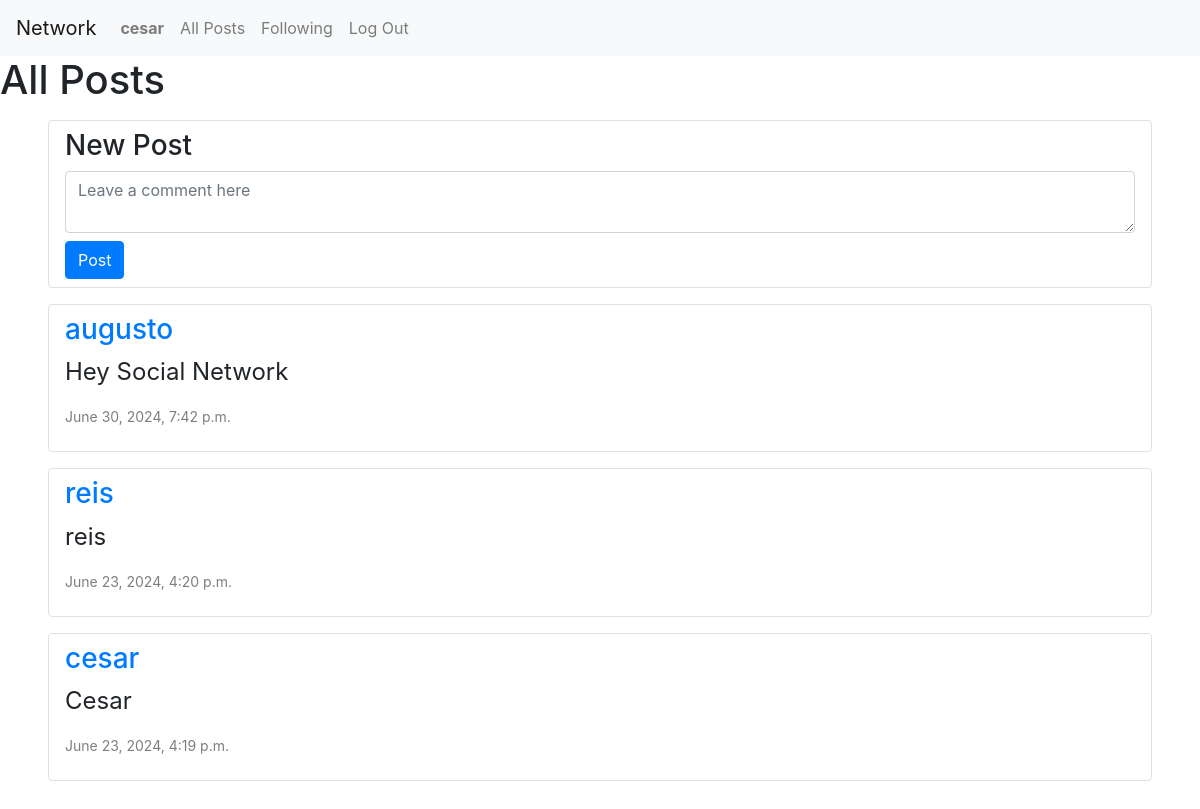
/ (signed in), run on the app's committed database.
### network/models.py (models this page shows, shortened)
class User(AbstractUser):
    pass

class Post(models.Model):
    content = models.CharField(max_length=140)
    author = models.ForeignKey(User, on_delete=models.CASCADE, related_name="author")
    date = models.DateTimeField(auto_now_add=True)

### network/views.py (the view)
# urls.py: path("", views.index, name="index"),
def index(request):
    allPosts = Post.objects.all().order_by("id").reverse()
    paginator = Paginator(allPosts, 10)
    allPosts = paginator.get_page(request.GET.get('page'))
    return render(request, "network/index.html",{
        "allPosts": allPosts,
    })

### network/templates/network/index.html (shortened to what this page needs)
{% extends 'network/layout.html' %}
{% block body %}
  <h1>All Posts</h1>
  {% if user.is_authenticated %}
    <form action="{% url 'new_post' %}" method="post">
      <div class="rounded my-3 mx-5 border py-2 px-3">
        <h3>New Post</h3>
        <textarea name="content" class="form-control my-2" placeholder="Leave a comment here"></textarea>
        <button type="submit" class="btn btn-primary">Post</button>
      </div>
    </form>
  {% endif %}
  <div class="all-posts">
    {% for post in allPosts %}
      <div class="post-card rounded my-3 mx-5 border py-2 px-3">
        <h3><a href="{% url 'profile' user_id=post.author.id %}">{{ post.author }}</a></h3>
        <p>{{ post.content }}</p>
        <p>{{ post.date }}</p>
      </div>
    {% endfor %}
  </div>
{% endblock %}

### network/templates/network/layout.html (shortened to what this page needs)
{% load static %}
<!DOCTYPE html>
<html lang="en">
  <head>
    <link rel="stylesheet" href="https://stackpath.bootstrapcdn.com/bootstrap/4.4.1/css/bootstrap.min.css" />
    <link href="{% static 'network/styles.css' %}" rel="stylesheet" />
  </head>
  <body>
    <nav class="navbar navbar-expand-lg navbar-light bg-light">
      <a class="navbar-brand" href="{% url 'index' %}">Network</a>
      <div>
        <ul class="navbar-nav mr-auto">
          {% if user.is_authenticated %}
            <li class="nav-item">
              <a class="nav-link" href="{% url 'profile' user_id=user.id %}"><strong>{{ user.username }}</strong></a>
            </li>
          {% endif %}
          <li class="nav-item">
            <a class="nav-link" href="{% url 'index' %}">All Posts</a>
          </li>
          {% if user.is_authenticated %}
            <li class="nav-item">
              <a class="nav-link" href="#">Following</a>
            </li>
            <li class="nav-item">
              <a class="nav-link" href="{% url 'logout' %}">Log Out</a>
            </li>
          {% endif %}
        </ul>
      </div>
    </nav>
    <div class="body">
      {% block body %}
      {% endblock %}
    </div>
  </body>
</html>

### network/static/network/styles.css (style rules this page uses)
.all-posts p:last-child { font-size: 14px; color: rgb(126, 126, 126); }
.all-posts p { font-size: 24px; }

### data on the page
User: username "cesar"
Post: author "augusto", content "Hey Social Network", date "June 30, 2024, 7:42 p.m."
Post: author "reis", content "reis", date "June 23, 2024, 4:20 p.m."
Post: author "cesar", content "Cesar", date "June 23, 2024, 4:19 p.m."
